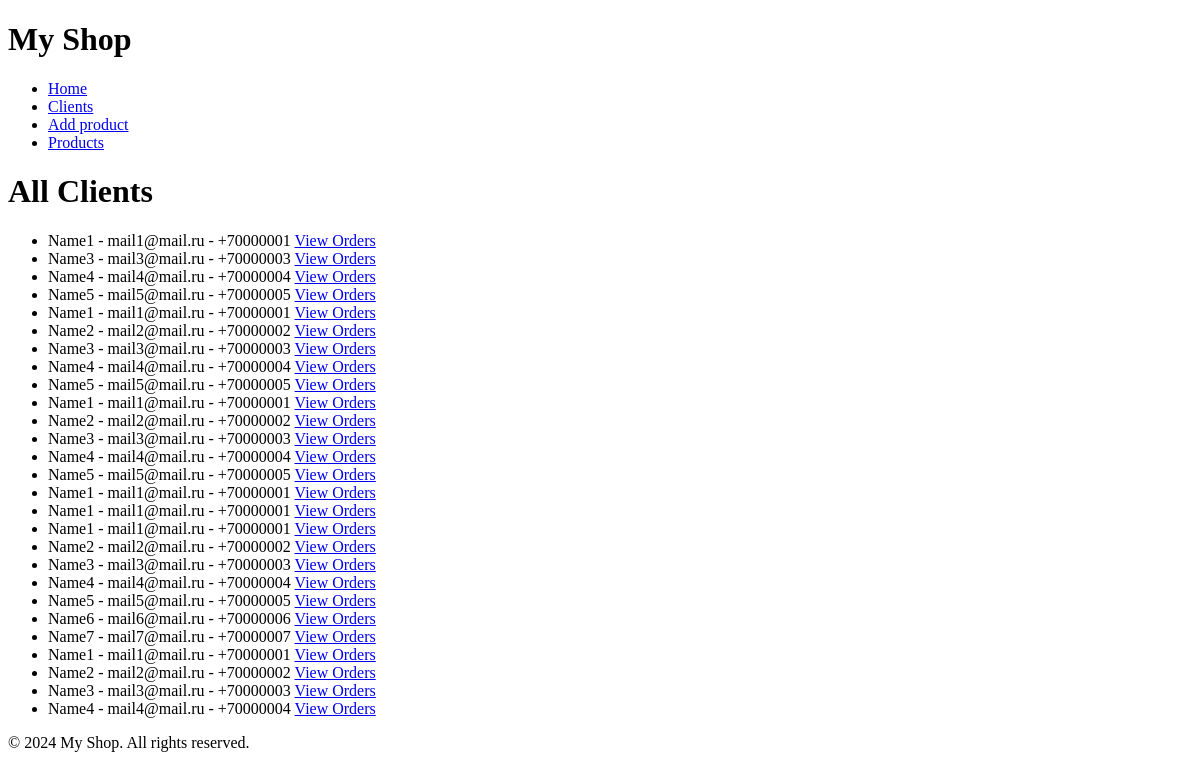
Page /shop/clients/ on the earlier database version.
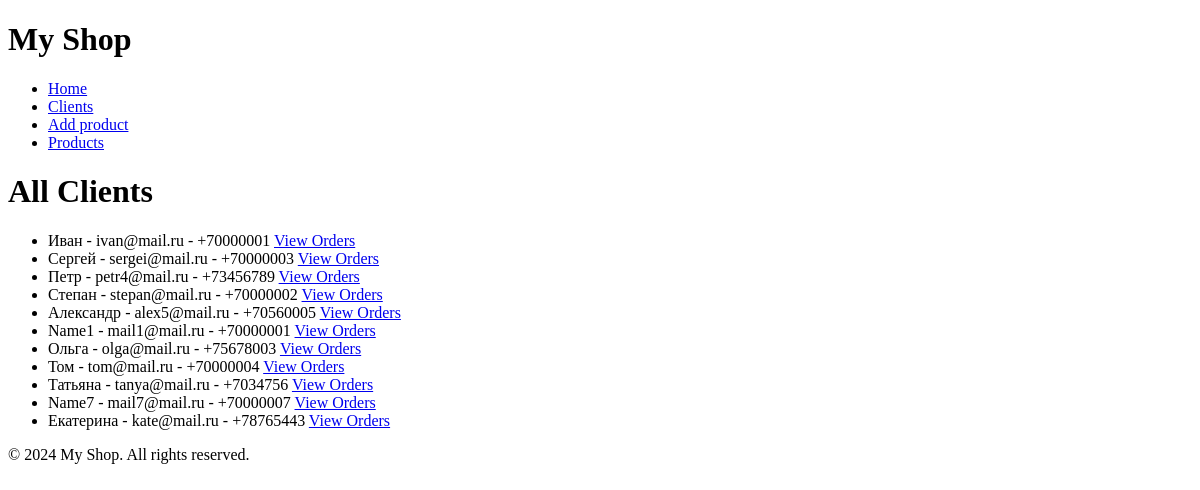
Same page on the later database version.
### myshopapp/models.py (models this page shows, shortened)
class Client(models.Model):
    name = models.CharField(max_length=100)
    email = models.EmailField()
    phone_number = models.CharField(max_length=20)
    address = models.CharField(max_length=200)
    registration_date = models.DateTimeField(default=timezone.now)

### myshopapp/views.py (the view)
# urls.py: path('clients/', views.all_clients, name='all_clients'),
def all_clients(request):
    clients = Client.objects.all()
    return render(request, 'myshopapp/all_clients.html', {'clients': clients})

### myshopapp/templates/myshopapp/all_clients.html
{% extends 'base.html' %}
{% block content %}
<h1>All Clients</h1>
    <ul>
        {% for client in clients %}
            <li>
                {{ client.name }} - {{ client.email }} - {{ client.phone_number }}
                <a href="{% url 'ordered_products' client.pk %}">View Orders</a>
            </li>
        {% empty %}
            <li>No clients found.</li>
        {% endfor %}
    </ul>
{% endblock %}

Differences in the rows shown:
removed Client: name "Name4", email "mail4@mail.ru", phone_number "+70000004"
removed Client: name "Name5", email "mail5@mail.ru", phone_number "+70000005"
removed Client: name "Name1", email "mail1@mail.ru", phone_number "+70000001"
removed Client: name "Name2", email "mail2@mail.ru", phone_number "+70000002"
removed Client: name "Name3", email "mail3@mail.ru", phone_number "+70000003"
removed Client: name "Name5", email "mail5@mail.ru", phone_number "+70000005"
removed Client: name "Name1", email "mail1@mail.ru", phone_number "+70000001"
removed Client: name "Name3", email "mail3@mail.ru", phone_number "+70000003"
removed Client: name "Name4", email "mail4@mail.ru", phone_number "+70000004"
removed Client: name "Name1", email "mail1@mail.ru", phone_number "+70000001"
removed Client: name "Name1", email "mail1@mail.ru", phone_number "+70000001"
removed Client: name "Name2", email "mail2@mail.ru", phone_number "+70000002"
removed Client: name "Name5", email "mail5@mail.ru", phone_number "+70000005"
removed Client: name "Name1", email "mail1@mail.ru", phone_number "+70000001"
removed Client: name "Name2", email "mail2@mail.ru", phone_number "+70000002"
removed Client: name "Name4", email "mail4@mail.ru", phone_number "+70000004"
changed Client: name "Name1" → "Иван"; email "mail1@mail.ru" → "ivan@mail.ru"
changed Client: name "Name3" → "Сергей"; email "mail3@mail.ru" → "sergei@mail.ru"
changed Client: name "Name4" → "Петр"; email "mail4@mail.ru" → "petr4@mail.ru"; phone_number "+70000004" → "+73456789"
changed Client: name "Name2" → "Степан"; email "mail2@mail.ru" → "stepan@mail.ru"
changed Client: name "Name5" → "Александр"; email "mail5@mail.ru" → "alex5@mail.ru"; phone_number "+70000005" → "+70560005"
changed Client: name "Name3" → "Ольга"; email "mail3@mail.ru" → "olga@mail.ru"; phone_number "+70000003" → "+75678003"
changed Client: name "Name4" → "Том"; email "mail4@mail.ru" → "tom@mail.ru"
changed Client: name "Name6" → "Татьяна"; email "mail6@mail.ru" → "tanya@mail.ru"; phone_number "+70000006" → "+7034756"
changed Client: name "Name3" → "Екатерина"; email "mail3@mail.ru" → "kate@mail.ru"; phone_number "+70000003" → "+78765443"
